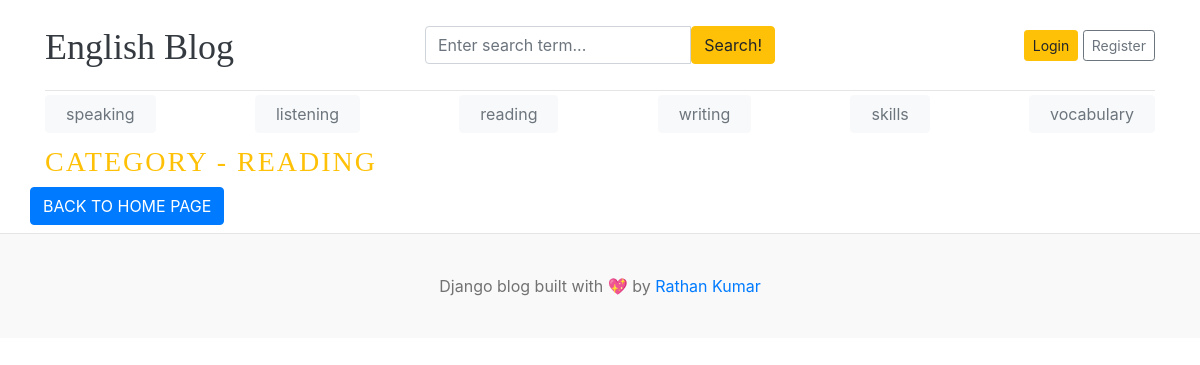
Page /category/8/ on the committed database.
### blogs/models.py (models this page shows)
class Category(models.Model):
    category_name = models.CharField(max_length=50, unique=True)
    created_at = models.DateTimeField(auto_now_add=True)
    updated_at = models.DateTimeField(auto_now=True)
    class Meta:
        verbose_name_plural = 'categories'
    def __str__(self):
        return self.category_name

### blogs/views.py (the view)
# urls.py: path('<int:category_id>/', views.posts_by_category, name='posts_by_category'),
def posts_by_category(request, category_id):
    posts = Blog.objects.filter(status='Published', category=category_id)
    try:
        category = Category.objects.get(pk=category_id)
    except:
        return redirect('home')
    context = {
        'posts': posts,
        'category': category,
    }
    return render(request, 'posts_by_category.html', context)

### blogs/context_processors.py (called while the page is built)
def get_categories(request):
    categories = Category.objects.all()
    return dict(categories=categories)

def get_social_links(request):
    social_links = SocialLink.objects.all()
    return dict(social_links=social_links)

### templates/posts_by_category.html
{% extends 'base.html' %}
{% block content %}
    <h3 class="text-uppercase text-warning" style="letter-spacing: 2px;">Category - {{ category }}</h3>
    <div class="row mb-2">
        {% if posts %}
            {% for post in posts %}
                <div class="col-md-6">
                    <div class="card border-0">
                        <div class="card-body">
                            <h3><a href="" class="text-dark">{{ post.title }}</a></h3>
                            <small class="mb-1 text-muted">{{ post.created_at | timesince }} ago
                                | {{ post.author }}</small>
                            <p class="card-text">{{ post.short_description | truncatewords:25 }}</p>
                            <a href="{% url 'blogs' post.slug %}"><button type="button" class="btn btn-secondary btn-lg">Read More</button></a>
                        </div>
                    </div>
                </div>
            {% endfor %}
        {% else %}
            <div class="d-grid gap-2">
                <a href="{% url 'home' %}"><button class="btn btn-primary" type="button">BACK TO HOME PAGE</button></a>
            </div>
        {% endif %}
    </div>
    </div>
{% endblock %}

### templates/base.html (shortened to what this page needs)
{% load static %}
<!DOCTYPE html>
<html lang="en">
<head>
    <link href="https://getbootstrap.com/docs/4.0/dist/css/bootstrap.min.css" rel="stylesheet">
    <link href="{% static 'css/blog.css' %}" rel="stylesheet">
    <link rel="stylesheet" href="https://cdnjs.cloudflare.com/ajax/libs/font-awesome/4.7.0/css/font-awesome.min.css">
  </head>
<body>
    <div class="container">
      <header class="blog-header py-3">
        <div class="row flex-nowrap justify-content-between align-items-center">
          <div class="col-4 pt-1">
            <a class="blog-header-logo text-dark" href="/">English Blog</a>
          </div>
          <div class="col-4">
            <form action="{% url 'search' %}" method="GET">
              <div class="input-group">
                <input class="form-control" type="text" name="keyword" value="{{ keyword }}" placeholder="Enter search term..." aria-label="Enter search term..." aria-describedby="button-search" />
                <button type="submit" class="btn btn-warning" id="button-search" type="button">Search!</button>
            </div>
            </form>
          </div>
          <div class="col-4 d-flex justify-content-end align-items-center">
            {% if not user.is_authenticated %}
            <a class="btn btn-sm btn-warning" href="{% url 'login' %}">Login</a> &nbsp;
            <a class="btn btn-sm btn-outline-secondary" href="{% url 'register' %}">Register</a>
            {% endif %}
          </div>
        </div>
      </header>
      <div class="nav-scroller py-1 mb-2">
        <nav class="nav d-flex justify-content-between">
          {% for cat in categories %}
              <button type="button" class="btn btn-light"><a class="p-2 text-muted" href="{% url 'posts_by_category' cat.id %}">{{ cat.category_name }}</a></button>
          {% endfor %}
        </nav>
      </div>
{% block content %}
{% endblock %}
<footer class="blog-footer">
    <p>Django blog built with 💖 by <a href="#">Rathan Kumar</a></p>
  </footer>
</body>
</html>

### config/static/css/blog.css (style rules this page uses)
.blog-header { border-bottom: 1px solid #e5e5e5; }
.blog-header-logo { font-family: "Playfair Display", Georgia, "Times New Roman", serif; font-size: 2.25rem; }
h1, h2, h3, h4, h5, h6 { font-family: "Playfair Display", Georgia, "Times New Roman", serif; }
.blog-footer { padding: 2.5rem 0; color: #727272; text-align: center; background-color: #f9f9f9; border-top: .05rem solid #e5e5e5; }
.blog-footer p:last-child { margin-bottom: 0; }

### rows in the picture
Category: category_name "speaking"
Category: category_name "listening"
Category: category_name "reading", category_name "READING"
Category: category_name "writing"
Category: category_name "skills"
Category: category_name "vocabulary"
